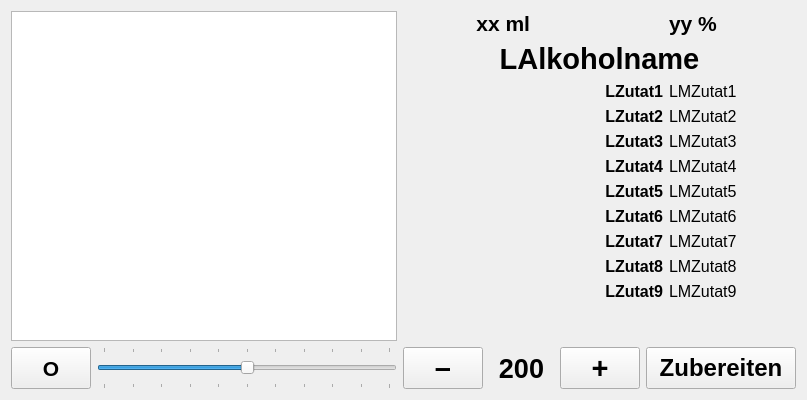
      <widget class="QWidget" name="tab">
       <attribute name="title">
        <string>Maker</string>
       </attribute>
       <layout class="QHBoxLayout" name="horizontalLayout_2">
        <item>
         <layout class="QGridLayout" name="gridLayout_4">
          <item row="1" column="3" rowspan="2" colspan="2">
           <layout class="QGridLayout" name="gridLayout_5">
            <property name="leftMargin">
             <number>0</number>
            </property>
            <property name="rightMargin">
             <number>0</number>
            </property>
            <item row="0" column="0">
             <widget class="QLabel" name="LMenge">
              <property name="minimumSize">
               <size>
                <width>0</width>
                <height>0</height>
               </size>
              </property>
              <property name="maximumSize">
               <size>
                <width>400</width>
                <height>80</height>
               </size>
              </property>
              <property name="font">
               <font>
                <pointsize>16</pointsize>
                <weight>75</weight>
                <bold>true</bold>
               </font>
              </property>
              <property name="text">
               <string>xx ml</string>
              </property>
              <property name="alignment">
               <set>Qt::AlignRight|Qt::AlignTrailing|Qt::AlignVCenter</set>
              </property>
              <property name="cssClass" stdset="0">
               <string>lr-padding</string>
              </property>
             </widget>
            </item>
            <item row="12" column="0">
             <spacer name="verticalSpacer_2">
              <property name="orientation">
               <enum>Qt::Vertical</enum>
              </property>
              <property name="sizeHint" stdset="0">
               <size>
                <width>20</width>
                <height>40</height>
               </size>
              </property>
             </spacer>
            </item>
            <item row="3" column="2">
             <widget class="QLabel" name="LMZutat1">
              <property name="maximumSize">
               <size>
                <width>400</width>
                <height>80</height>
               </size>
              </property>
              <property name="font">
               <font>
                <pointsize>12</pointsize>
                <weight>50</weight>
                <bold>false</bold>
               </font>
              </property>
              <property name="text">
               <string>LMZutat1</string>
              </property>
              <property name="cssClass" stdset="0">
               <string>secondary</string>
              </property>
             </widget>
            </item>
            <item row="3" column="0" colspan="2">
             <widget class="QLabel" name="LZutat1">
              <property name="maximumSize">
               <size>
                <width>400</width>
                <height>80</height>
               </size>
              </property>
              <property name="font">
               <font>
                <pointsize>12</pointsize>
                <weight>75</weight>
                <bold>true</bold>
               </font>
              </property>
              <property name="layoutDirection">
               <enum>Qt::LeftToRight</enum>
              </property>
              <property name="text">
               <string>LZutat1</string>
              </property>
              <property name="alignment">
               <set>Qt::AlignRight|Qt::AlignTrailing|Qt::AlignVCenter</set>
              </property>
             </widget>
            </item>
            <item row="2" column="0" colspan="3">
             <widget class="QLabel" name="LAlkoholname">
              <property name="maximumSize">
               <size>
                <width>900</width>
                <height>80</height>
               </size>
              </property>
              <property name="font">
               <font>
                <pointsize>22</pointsize>
                <weight>75</weight>
                <bold>true</bold>
               </font>
              </property>
              <property name="text">
               <string>LAlkoholname</string>
              </property>
              <property name="alignment">
               <set>Qt::AlignCenter</set>
              </property>
              <property name="cssClass" stdset="0">
               <string>header-underline</string>
              </property>
             </widget>
            </item>
            <item row="0" column="2">
             <widget class="QLabel" name="LAlkoholgehalt">
              <property name="minimumSize">
               <size>
                <width>0</width>
                <height>0</height>
               </size>
              </property>
              <property name="maximumSize">
               <size>
                <width>400</width>
                <height>80</height>
               </size>
              </property>
              <property name="font">
               <font>
                <pointsize>16</pointsize>
                <weight>75</weight>
                <bold>true</bold>
               </font>
              </property>
              <property name="text">
               <string>yy %</string>
              </property>
              <property name="alignment">
               <set>Qt::AlignLeading|Qt::AlignLeft|Qt::AlignVCenter</set>
              </property>
              <property name="cssClass" stdset="0">
               <string>secondary lr-padding</string>
              </property>
             </widget>
            </item>
            <item row="4" column="2">
             <widget class="QLabel" name="LMZutat2">
              <property name="maximumSize">
               <size>
                <width>400</width>
                <height>80</height>
               </size>
              </property>
              <property name="font">
               <font>
                <pointsize>12</pointsize>
                <weight>50</weight>
                <bold>false</bold>
               </font>
              </property>
              <property name="text">
               <string>LMZutat2</string>
              </property>
              <property name="cssClass" stdset="0">
               <string>secondary</string>
              </property>
             </widget>
            </item>
            <item row="5" column="2">
             <widget class="QLabel" name="LMZutat3">
              <property name="maximumSize">
               <size>
                <width>400</width>
                <height>80</height>
               </size>
              </property>
              <property name="font">
               <font>
                <pointsize>12</pointsize>
                <weight>50</weight>
                <bold>false</bold>
               </font>
              </property>
              <property name="text">
               <string>LMZutat3</string>
              </property>
              <property name="cssClass" stdset="0">
               <string>secondary</string>
              </property>
             </widget>
            </item>
            <item row="6" column="2">
             <widget class="QLabel" name="LMZutat4">
              <property name="maximumSize">
               <size>
                <width>400</width>
                <height>80</height>
               </size>
              </property>
              <property name="font">
               <font>
                <pointsize>12</pointsize>
                <weight>50</weight>
                <bold>false</bold>
               </font>
              </property>
              <property name="text">
               <string>LMZutat4</string>
              </property>
              <property name="cssClass" stdset="0">
               <string>secondary</string>
              </property>
             </widget>
            </item>
            <item row="7" column="2">
             <widget class="QLabel" name="LMZutat5">
              <property name="maximumSize">
               <size>
                <width>400</width>
                <height>80</height>
               </size>
              </property>
              <property name="font">
               <font>
                <pointsize>12</pointsize>
                <weight>50</weight>
                <bold>false</bold>
               </font>
              </property>
              <property name="text">
               <string>LMZutat5</string>
              </property>
              <property name="cssClass" stdset="0">
               <string>secondary</string>
              </property>
             </widget>
            </item>
            <item row="8" column="2">
             <widget class="QLabel" name="LMZutat6">
              <property name="maximumSize">
               <size>
                <width>400</width>
                <height>80</height>
               </size>
              </property>
              <property name="font">
               <font>
                <pointsize>12</pointsize>
                <weight>50</weight>
                <bold>false</bold>
               </font>
              </property>
              <property name="text">
               <string>LMZutat6</string>
              </property>
              <property name="cssClass" stdset="0">
               <string>secondary</string>
              </property>
             </widget>
            </item>
            <item row="9" column="2">
             <widget class="QLabel" name="LMZutat7">
              <property name="maximumSize">
               <size>
                <width>400</width>
                <height>80</height>
               </size>
              </property>
              <property name="font">
               <font>
                <pointsize>12</pointsize>
                <weight>50</weight>
                <bold>false</bold>
               </font>
              </property>
              <property name="text">
               <string>LMZutat7</string>
              </property>
              <property name="cssClass" stdset="0">
               <string>secondary</string>
              </property>
             </widget>
            </item>
            <item row="10" column="2">
             <widget class="QLabel" name="LMZutat8">
              <property name="maximumSize">
               <size>
                <width>400</width>
                <height>80</height>
               </size>
              </property>
              <property name="font">
               <font>
                <pointsize>12</pointsize>
                <weight>50</weight>
                <bold>false</bold>
               </font>
              </property>
              <property name="text">
               <string>LMZutat8</string>
              </property>
              <property name="cssClass" stdset="0">
               <string>secondary</string>
              </property>
             </widget>
            </item>
            <item row="11" column="2">
             <widget class="QLabel" name="LMZutat9">
              <property name="maximumSize">
               <size>
                <width>400</width>
                <height>80</height>
               </size>
              </property>
              <property name="font">
               <font>
                <pointsize>12</pointsize>
                <weight>50</weight>
                <bold>false</bold>
               </font>
              </property>
              <property name="text">
               <string>LMZutat9</string>
              </property>
              <property name="cssClass" stdset="0">
               <string>secondary</string>
              </property>
             </widget>
            </item>
            <item row="11" column="0" colspan="2">
             <widget class="QLabel" name="LZutat9">
              <property name="maximumSize">
               <size>
                <width>400</width>
                <height>80</height>
               </size>
              </property>
              <property name="font">
               <font>
                <pointsize>12</pointsize>
                <weight>75</weight>
                <bold>true</bold>
               </font>
              </property>
              <property name="layoutDirection">
               <enum>Qt::LeftToRight</enum>
              </property>
              <property name="text">
               <string>LZutat9</string>
              </property>
              <property name="alignment">
               <set>Qt::AlignRight|Qt::AlignTrailing|Qt::AlignVCenter</set>
              </property>
             </widget>
            </item>
            <item row="10" column="0" colspan="2">
             <widget class="QLabel" name="LZutat8">
              <property name="maximumSize">
               <size>
                <width>400</width>
                <height>80</height>
               </size>
              </property>
              <property name="font">
               <font>
                <pointsize>12</pointsize>
                <weight>75</weight>
                <bold>true</bold>
               </font>
              </property>
              <property name="layoutDirection">
               <enum>Qt::LeftToRight</enum>
              </property>
              <property name="text">
               <string>LZutat8</string>
              </property>
              <property name="alignment">
               <set>Qt::AlignRight|Qt::AlignTrailing|Qt::AlignVCenter</set>
              </property>
             </widget>
            </item>
            <item row="9" column="0" colspan="2">
             <widget class="QLabel" name="LZutat7">
              <property name="maximumSize">
               <size>
                <width>400</width>
                <height>80</height>
               </size>
              </property>
              <property name="font">
               <font>
                <pointsize>12</pointsize>
                <weight>75</weight>
                <bold>true</bold>
               </font>
              </property>
              <property name="layoutDirection">
               <enum>Qt::LeftToRight</enum>
              </property>
              <property name="text">
               <string>LZutat7</string>
              </property>
              <property name="alignment">
               <set>Qt::AlignRight|Qt::AlignTrailing|Qt::AlignVCenter</set>
              </property>
             </widget>
            </item>
            <item row="8" column="0" colspan="2">
             <widget class="QLabel" name="LZutat6">
              <property name="maximumSize">
               <size>
                <width>400</width>
                <height>80</height>
               </size>
              </property>
              <property name="font">
               <font>
                <pointsize>12</pointsize>
                <weight>75</weight>
                <bold>true</bold>
               </font>
              </property>
              <property name="layoutDirection">
               <enum>Qt::LeftToRight</enum>
              </property>
              <property name="text">
               <string>LZutat6</string>
              </property>
              <property name="alignment">
               <set>Qt::AlignRight|Qt::AlignTrailing|Qt::AlignVCenter</set>
              </property>
             </widget>
            </item>
            <item row="7" column="0" colspan="2">
             <widget class="QLabel" name="LZutat5">
              <property name="maximumSize">
               <size>
                <width>400</width>
                <height>80</height>
               </size>
              </property>
              <property name="font">
               <font>
                <pointsize>12</pointsize>
                <weight>75</weight>
                <bold>true</bold>
               </font>
              </property>
              <property name="layoutDirection">
               <enum>Qt::LeftToRight</enum>
              </property>
              <property name="text">
               <string>LZutat5</string>
              </property>
              <property name="alignment">
               <set>Qt::AlignRight|Qt::AlignTrailing|Qt::AlignVCenter</set>
              </property>
             </widget>
            </item>
            <item row="6" column="0" colspan="2">
             <widget class="QLabel" name="LZutat4">
              <property name="maximumSize">
               <size>
                <width>400</width>
                <height>80</height>
               </size>
              </property>
              <property name="font">
               <font>
                <pointsize>12</pointsize>
                <weight>75</weight>
                <bold>true</bold>
               </font>
              </property>
              <property name="layoutDirection">
               <enum>Qt::LeftToRight</enum>
              </property>
              <property name="text">
               <string>LZutat4</string>
              </property>
              <property name="alignment">
               <set>Qt::AlignRight|Qt::AlignTrailing|Qt::AlignVCenter</set>
              </property>
             </widget>
            </item>
            <item row="5" column="0" colspan="2">
             <widget class="QLabel" name="LZutat3">
              <property name="maximumSize">
               <size>
                <width>400</width>
                <height>80</height>
               </size>
              </property>
              <property name="font">
               <font>
                <pointsize>12</pointsize>
                <weight>75</weight>
                <bold>true</bold>
               </font>
              </property>
              <property name="layoutDirection">
               <enum>Qt::LeftToRight</enum>
              </property>
              <property name="text">
               <string>LZutat3</string>
              </property>
              <property name="alignment">
               <set>Qt::AlignRight|Qt::AlignTrailing|Qt::AlignVCenter</set>
              </property>
             </widget>
            </item>
            <item row="4" column="0" colspan="2">
             <widget class="QLabel" name="LZutat2">
              <property name="maximumSize">
               <size>
                <width>400</width>
                <height>80</height>
               </size>
              </property>
              <property name="font">
               <font>
                <pointsize>12</pointsize>
                <weight>75</weight>
                <bold>true</bold>
               </font>
              </property>
              <property name="layoutDirection">
               <enum>Qt::LeftToRight</enum>
              </property>
              <property name="text">
               <string>LZutat2</string>
              </property>
              <property name="alignment">
               <set>Qt::AlignRight|Qt::AlignTrailing|Qt::AlignVCenter</set>
              </property>
             </widget>
            </item>
           </layout>
          </item>
          <item row="4" column="3" colspan="2">
           <layout class="QHBoxLayout" name="horizontalLayout_5">
            <item>
             <widget class="QPushButton" name="PBMminus">
              <property name="minimumSize">
               <size>
                <width>60</width>
                <height>40</height>
               </size>
              </property>
              <property name="maximumSize">
               <size>
                <width>100</width>
                <height>60</height>
               </size>
              </property>
              <property name="font">
               <font>
                <pointsize>22</pointsize>
                <weight>75</weight>
                <bold>true</bold>
               </font>
              </property>
              <property name="text">
               <string>–</string>
              </property>
             </widget>
            </item>
            <item>
             <widget class="QLabel" name="LCustomMenge">
              <property name="minimumSize">
               <size>
                <width>65</width>
                <height>0</height>
               </size>
              </property>
              <property name="maximumSize">
               <size>
                <width>300</width>
                <height>60</height>
               </size>
              </property>
              <property name="font">
               <font>
                <pointsize>20</pointsize>
                <weight>75</weight>
                <bold>true</bold>
               </font>
              </property>
              <property name="lineWidth">
               <number>1</number>
              </property>
              <property name="text">
               <string>200</string>
              </property>
              <property name="alignment">
               <set>Qt::AlignCenter</set>
              </property>
             </widget>
            </item>
            <item>
             <widget class="QPushButton" name="PBMplus">
              <property name="minimumSize">
               <size>
                <width>60</width>
                <height>40</height>
               </size>
              </property>
              <property name="maximumSize">
               <size>
                <width>100</width>
                <height>60</height>
               </size>
              </property>
              <property name="font">
               <font>
                <pointsize>22</pointsize>
                <weight>75</weight>
                <bold>true</bold>
               </font>
              </property>
              <property name="text">
               <string>+</string>
              </property>
             </widget>
            </item>
            <item>
             <widget class="QPushButton" name="PBZubereiten_custom">
              <property name="minimumSize">
               <size>
                <width>150</width>
                <height>40</height>
               </size>
              </property>
              <property name="maximumSize">
               <size>
                <width>500</width>
                <height>60</height>
               </size>
              </property>
              <property name="font">
               <font>
                <pointsize>18</pointsize>
                <weight>75</weight>
                <bold>true</bold>
               </font>
              </property>
              <property name="text">
               <string>Zubereiten</string>
              </property>
              <property name="cssClass" stdset="0">
               <string>btn-inverted</string>
              </property>
             </widget>
            </item>
           </layout>
          </item>
          <item row="4" column="0">
           <layout class="QHBoxLayout" name="horizontalLayout">
            <item>
             <widget class="QPushButton" name="PBSetnull">
              <property name="minimumSize">
               <size>
                <width>60</width>
                <height>40</height>
               </size>
              </property>
              <property name="maximumSize">
               <size>
                <width>80</width>
                <height>60</height>
               </size>
              </property>
              <property name="font">
               <font>
                <pointsize>16</pointsize>
                <weight>75</weight>
                <bold>true</bold>
               </font>
              </property>
              <property name="text">
               <string>O</string>
              </property>
             </widget>
            </item>
            <item>
             <widget class="QSlider" name="HSIntensity">
              <property name="minimumSize">
               <size>
                <width>300</width>
                <height>30</height>
               </size>
              </property>
              <property name="maximumSize">
               <size>
                <width>400</width>
                <height>50</height>
               </size>
              </property>
              <property name="font">
               <font>
                <pointsize>12</pointsize>
                <weight>75</weight>
                <bold>true</bold>
               </font>
              </property>
              <property name="minimum">
               <number>-5</number>
              </property>
              <property name="maximum">
               <number>5</number>
              </property>
              <property name="singleStep">
               <number>1</number>
              </property>
              <property name="pageStep">
               <number>1</number>
              </property>
              <property name="value">
               <number>0</number>
              </property>
              <property name="orientation">
               <enum>Qt::Horizontal</enum>
              </property>
              <property name="tickPosition">
               <enum>QSlider::TicksBothSides</enum>
              </property>
              <property name="tickInterval">
               <number>0</number>
              </property>
             </widget>
            </item>
           </layout>
          </item>
          <item row="1" column="0" rowspan="2">
           <widget class="QListWidget" name="LWMaker">
            <property name="maximumSize">
             <size>
              <width>500</width>
              <height>1200</height>
             </size>
            </property>
            <property name="font">
             <font>
              <pointsize>20</pointsize>
             </font>
            </property>
            <property name="styleSheet">
             <string notr="true"/>
            </property>
            <property name="horizontalScrollBarPolicy">
             <enum>Qt::ScrollBarAlwaysOff</enum>
            </property>
            <property name="textElideMode">
             <enum>Qt::ElideRight</enum>
            </property>
            <property name="sortingEnabled">
             <bool>true</bool>
            </property>
           </widget>
          </item>
         </layout>
        </item>
       </layout>
      </widget>
